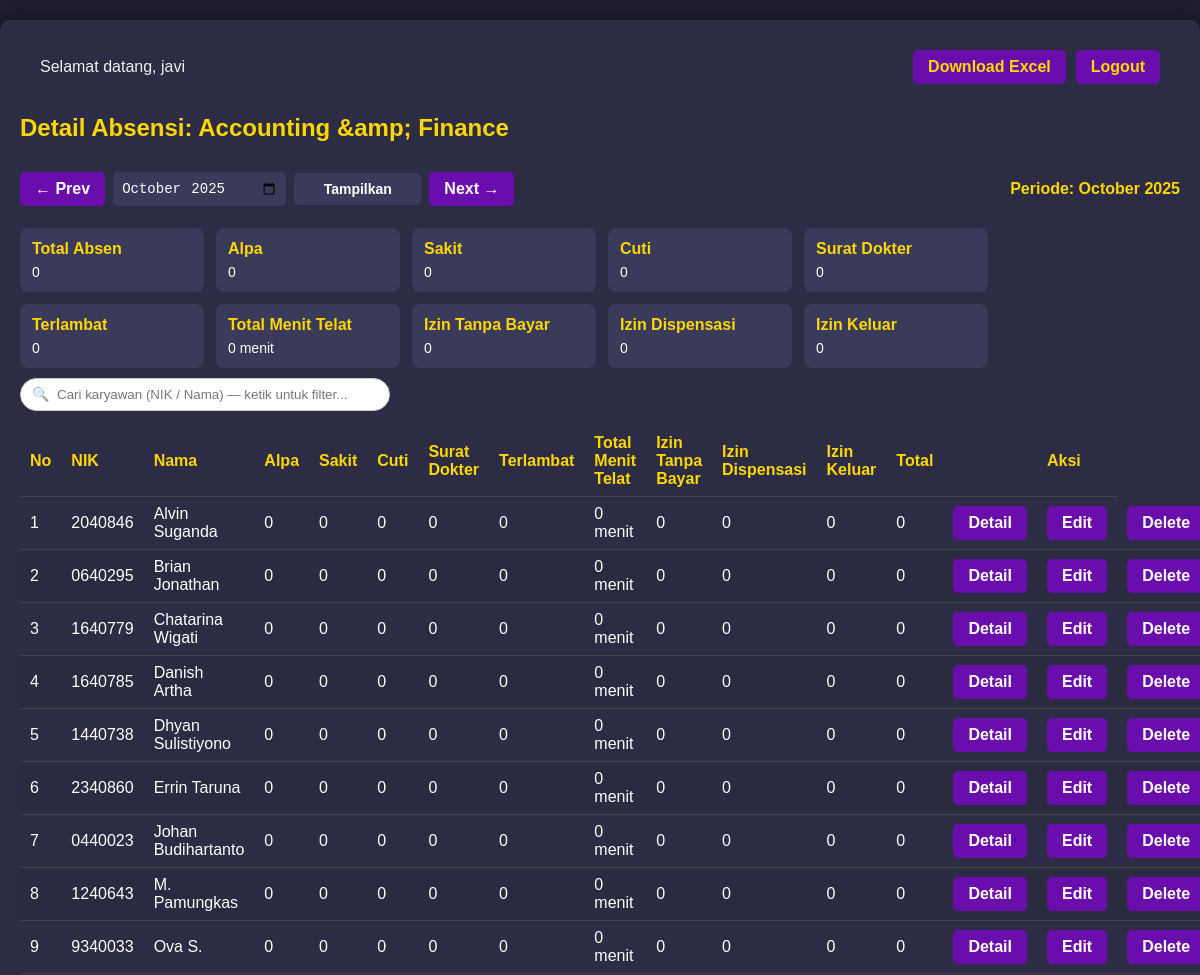
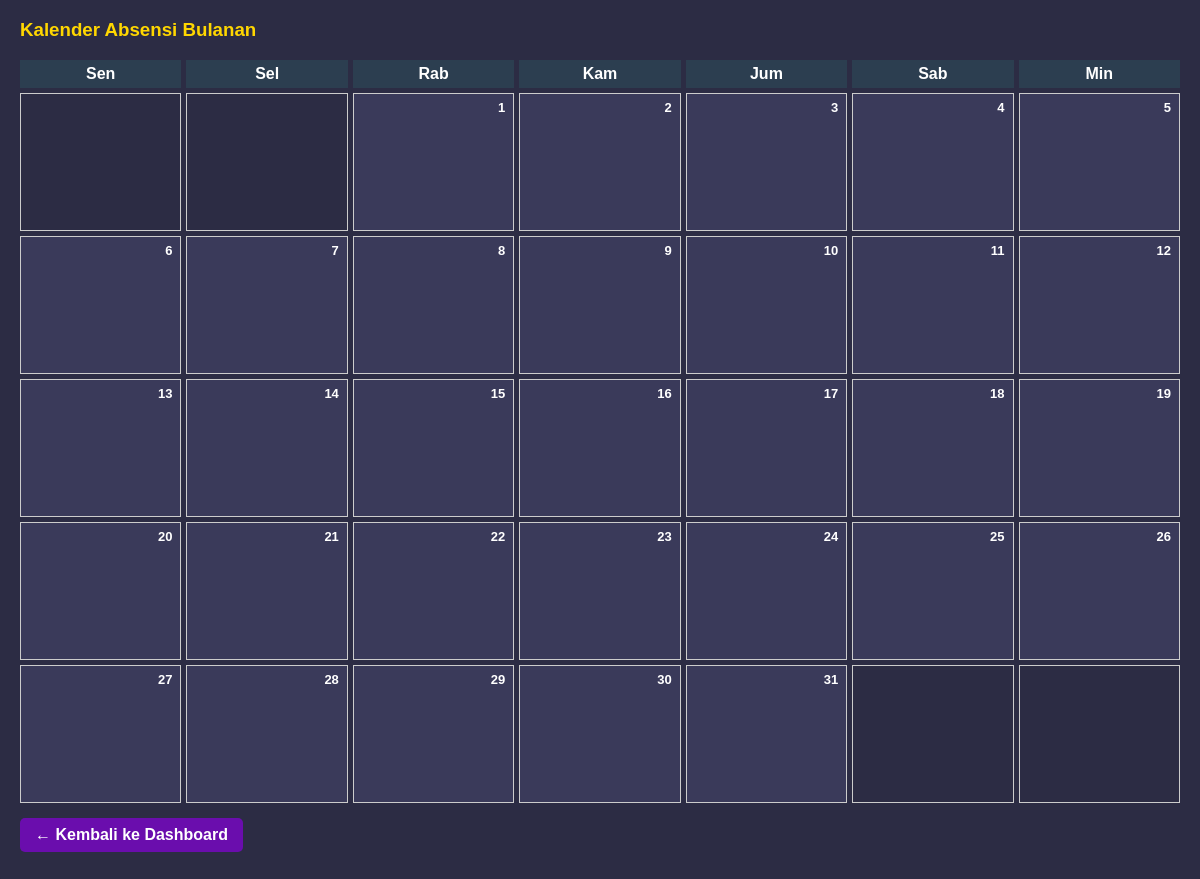
/detail_departemen.php?departemen_id=4&bulan=2025-10 (signed in), run on the app's committed database (2 pictures, top to bottom).
### tables this page shows
CREATE TABLE `departemen` (
  `id` int(11) NOT NULL,
  `nama_departemen` varchar(100) NOT NULL
);

CREATE TABLE `karyawan` (
  `id` int(11) NOT NULL,
  `nik` varchar(20) NOT NULL,
  `nama` varchar(100) NOT NULL,
  `departemen_id` int(11) NOT NULL
);

### detail_departemen.php (the view, shortened to what this page needs)
<?php
include "config/koneksi.php";
$departemen_id = (int) $_GET['departemen_id'];
$filter_bulan = isset($_GET['bulan']) && preg_match('/^\d{4}-\d{2}$/', $_GET['bulan']) ? $_GET['bulan'] : date('Y-m');
$startDate = $filter_bulan . '-01';
$endDate = date('Y-m-t', strtotime($startDate));
function column_exists($conn, $table, $column) {
    $table = mysqli_real_escape_string($conn, $table);
    $column = mysqli_real_escape_string($conn, $column);
    $q = mysqli_query($conn, "SHOW COLUMNS FROM `$table` LIKE '$column'");
    return $q && mysqli_num_rows($q) > 0;
}
$has_menit = column_exists($conn, 'absensi', 'menit_telat');
$depQ = mysqli_query($conn, "SELECT nama_departemen FROM departemen WHERE id = $departemen_id");
$depRow = mysqli_fetch_assoc($depQ);
$nama_departemen = htmlspecialchars($depRow['nama_departemen']);
$sql_summary = "
    SELECT
      k.id,
      k.nik,
      k.nama,
      COALESCE(SUM(a.status = 'Alpa'),0) AS alpa,
      COALESCE(SUM(a.status = 'Izin Tanpa Bayar'),0) AS izin_tanpa_bayar,
      COALESCE(SUM(a.status = 'Sakit'),0) AS sakit,
      COALESCE(SUM(a.status = 'Izin Dispensasi'),0) AS izin_dispensasi,
      COALESCE(SUM(a.status = 'Cuti'),0) AS cuti,
      COALESCE(SUM(a.status = 'Surat Dokter'),0) AS surat_dokter,
      COALESCE(SUM(a.status = 'Terlambat'),0) AS terlambat,
      COALESCE(SUM(a.status = 'Izin Meninggalkan Tempat Kerja'),0) AS izin_keluar,";
if ($has_menit) {
    $sql_summary .= " COALESCE(SUM(a.menit_telat),0) AS total_menit_telat,";
} else {
    $sql_summary .= " 0 AS total_menit_telat,";
}
$sql_summary .= " COALESCE(COUNT(a.id),0) AS total_absen
    FROM karyawan k
    LEFT JOIN absensi a
      ON a.karyawan_id = k.id
      AND a.tanggal BETWEEN '$startDate' AND '$endDate'
    WHERE k.departemen_id = $departemen_id
    GROUP BY k.id
    ORDER BY k.nama ASC
";
$res_summary = mysqli_query($conn, $sql_summary);
$sql_dept_totals = "
    SELECT
      SUM(a.status = 'Alpa') AS alpa,
      SUM(a.status = 'Izin Tanpa Bayar') AS izin_tanpa_bayar,
      SUM(a.status = 'Sakit') AS sakit,
      SUM(a.status = 'Izin Dispensasi') AS izin_dispensasi,
      SUM(a.status = 'Cuti') AS cuti,
      SUM(a.status = 'Surat Dokter') AS surat_dokter,
      SUM(a.status = 'Terlambat') AS terlambat,
      SUM(a.status = 'Izin Meninggalkan Tempat Kerja') AS izin_keluar,";
if ($has_menit) {
    $sql_dept_totals .= " SUM(a.menit_telat) AS total_menit_telat,";
} else {
    $sql_dept_totals .= " 0 AS total_menit_telat,";
}
$sql_dept_totals .= " COUNT(a.id) AS total_absen
    FROM absensi a
    JOIN karyawan k ON a.karyawan_id = k.id
    WHERE k.departemen_id = $departemen_id
      AND a.tanggal BETWEEN '$startDate' AND '$endDate'
";
$res_dept_totals = mysqli_query($conn, $sql_dept_totals);
$dept_totals = $res_dept_totals ? mysqli_fetch_assoc($res_dept_totals) : [];
function prev_month($ym){
    return date('Y-m', strtotime($ym . '-01 -1 month'));
}
function next_month($ym){
    return date('Y-m', strtotime($ym . '-01 +1 month'));
}
?>
<!DOCTYPE html>
<html lang="id">
<head>
<link rel="stylesheet" href="assets/style.css">
</head>
<body>
<div class="container">
    <div class="navbar" style="display:flex; justify-content:space-between; align-items:center;">
        <div>Selamat datang, <?= htmlspecialchars($_SESSION['nama'] ?? '') ?></div>
        <div style="display:flex; gap:10px; align-items:center;">
            <a href="export_departemen_excel.php?departemen_id=<?= $departemen_id ?>&bulan=<?= $filter_bulan ?>" class="btn btn-success">Download Excel</a>
            <a href="logout.php" class="btn btn-danger">Logout</a>
        </div>
    </div>
    <h2>Detail Absensi: <?= htmlspecialchars($nama_departemen) ?></h2>
    <div class="filter-inline">
        <a class="btn" href="detail_departemen.php?departemen_id=<?= $departemen_id ?>&bulan=<?= prev_month($filter_bulan) ?>">&larr; Prev</a>
        <form method="GET" style="display:inline-flex;align-items:center;gap:8px;">
            <input type="month" name="bulan" value="<?= $filter_bulan ?>">
            <button class="btn" type="submit">Tampilkan</button>
        </form>
        <a class="btn" href="detail_departemen.php?departemen_id=<?= $departemen_id ?>&bulan=<?= next_month($filter_bulan) ?>">Next &rarr;</a>
        <div style="margin-left:auto;color:#ffd700;font-weight:bold;">
            Periode: <?= date('F Y', strtotime($startDate)) ?>
        </div>
    </div>
    <div class="row" style="margin-bottom:10px;flex-wrap:wrap;">
        <div class="card"><h4>Total Absen</h4><div class="small"><?= $dept_totals['total_absen'] ?? 0 ?></div></div>
        <div class="card"><h4>Alpa</h4><div class="small"><?= $dept_totals['alpa'] ?? 0 ?></div></div>
        <div class="card"><h4>Sakit</h4><div class="small"><?= $dept_totals['sakit'] ?? 0 ?></div></div>
        <div class="card"><h4>Cuti</h4><div class="small"><?= $dept_totals['cuti'] ?? 0 ?></div></div>
        <div class="card"><h4>Surat Dokter</h4><div class="small"><?= $dept_totals['surat_dokter'] ?? 0 ?></div></div>
        <div class="card"><h4>Terlambat</h4><div class="small"><?= $dept_totals['terlambat'] ?? 0 ?></div></div>
        <div class="card"><h4>Total Menit Telat</h4><div class="small"><?= $dept_totals['total_menit_telat'] ?? 0 ?> menit</div></div>
        <div class="card"><h4>Izin Tanpa Bayar</h4><div class="small"><?= $dept_totals['izin_tanpa_bayar'] ?? 0 ?></div></div>
        <div class="card"><h4>Izin Dispensasi</h4><div class="small"><?= $dept_totals['izin_dispensasi'] ?? 0 ?></div></div>
        <div class="card"><h4>Izin Keluar</h4><div class="small"><?= $dept_totals['izin_keluar'] ?? 0 ?></div></div>
    </div>
    <div class="search-box">
        <input type="text" id="searchInput" placeholder="Cari karyawan (NIK / Nama) — ketik untuk filter...">
    </div>
    <table class="table-list" id="karyawanTable" role="grid" aria-label="Ringkasan karyawan">
        <thead>
            <tr>
                <th>No</th>
                <th>NIK</th>
                <th>Nama</th>
                <th>Alpa</th>
                <th>Sakit</th>
                <th>Cuti</th>
                <th>Surat Dokter</th>
                <th>Terlambat</th>
                <th>Total Menit Telat</th>
                <th>Izin Tanpa Bayar</th>
                <th>Izin Dispensasi</th>
                <th>Izin Keluar</th>
                <th>Total</th>
                <th> </th>
                <th>Aksi</th>
            </tr>
        </thead>
        <tbody>
            <?php
            $no = 1;
            if ($res_summary && mysqli_num_rows($res_summary) > 0):
                mysqli_data_seek($res_summary, 0);
                while ($r = mysqli_fetch_assoc($res_summary)):
            ?>
            <tr>
                <td><?= $no++; ?></td>
                <td><?= htmlspecialchars($r['nik']); ?></td>
                <td><?= htmlspecialchars($r['nama']); ?></td>
                <td><?= (int)$r['alpa']; ?></td>
                <td><?= (int)$r['sakit']; ?></td>
                <td><?= (int)$r['cuti']; ?></td>
                <td><?= (int)$r['surat_dokter']; ?></td>
                <td><?= (int)$r['terlambat']; ?></td>
                <td><?= (int)$r['total_menit_telat']; ?> menit</td>
                <td><?= (int)$r['izin_tanpa_bayar']; ?></td>
                <td><?= (int)$r['izin_dispensasi']; ?></td>
                <td><?= (int)$r['izin_keluar']; ?></td>
                <td><?= (int)$r['total_absen']; ?></td>
                <td>
                    <a class="btn" href="detail_karyawan.php?id=<?= $r['id'] ?>&bulan=<?= $filter_bulan ?>">Detail</a>
                </td>
                <td>
                    <a class="btn btn-warning" href="edit_absensi.php?id=<?= $r['id'] ?>&bulan=<?= $filter_bulan ?>">Edit</a>
                </td>
                <td>
                    <a class="btn btn-danger"
                    href="hapus_karyawan_absensi.php?id=<?= $r['id'] ?>&departemen_id=<?= $departemen_id ?>&bulan=<?= $filter_bulan ?>"
                    onclick="return confirm('Yakin ingin menghapus semua absensi karyawan ini di bulan terpilih?')">Delete</a>
                </td>
            </tr>
            <?php
                endwhile;
            else:
            ?>
            <tr><td colspan="14">Belum ada data karyawan / absensi untuk departemen ini di bulan terpilih.</td></tr>
            <?php endif; ?>
        </tbody>
    </table>
    <h3 style="margin-top:20px;">Kalender Absensi Bulanan</h3>
    <?php
    $firstDay = date('N', strtotime($startDate));
    $hariDalamBulan = date('t', strtotime($startDate));
    echo "<div class='calendar'>";
    $hari = ['Sen','Sel','Rab','Kam','Jum','Sab','Min'];
    foreach ($hari as $h) { echo "<div class='day-header'>{$h}</div>"; }
    for ($i=1; $i<$firstDay; $i++) { echo "<div class='day kosong'></div>"; }
    for ($tgl=1; $tgl<=$hariDalamBulan; $tgl++) {
        echo "<div class='day'>";
        echo "<div class='day-number'>{$tgl}</div>";
        echo "</div>";
    }
    $lastDay = date('N', strtotime($endDate));
    for ($i=$lastDay; $i<7; $i++) { echo "<div class='day kosong'></div>"; }
    echo "</div>";
    ?>
    <p style="margin-top:15px;">
        <a href="dashboard.php" class="btn">← Kembali ke Dashboard</a>
    </p>
</div>
</body>
</html>

### assets/style.css (style rules this page uses)
body { background-color: #1e1e2f; color: #f0f0f0; font-family: Arial, sans-serif; margin: 0; padding: 0; }
.container { max-width: 1200px; margin: 20px auto; padding: 20px; background-color: #2c2c44; border-radius: 10px; box-shadow: 0 0 15px rgba(0,0,0,0.5); }
h1, h2, h3 { color: #ffd700; }
a.btn, button { display: inline-block; padding: 8px 15px; background-color: #6a0dad; color: #fff; text-decoration: none; border-radius: 5px; font-weight: bold; cursor: pointer; }
form input, form select, form textarea, form button { display: block; width: 100%; margin: 10px 0; padding: 8px; border-radius: 5px; border: none; font-size: 14px; background-color: #3a3a5a; color: #fff; }
table { width: 100%; border-collapse: collapse; margin-top: 20px; }
table thead { background-color: #3a3a5a; }
table thead th { padding: 10px; color: #ffd700; text-align: left; }
table tbody tr { border-bottom: 1px solid #444; }
table tbody tr:nth-child(even) { background-color: #2a2a40; }
table tbody td { padding: 10px; }
.navbar { display: flex; justify-content: space-between; align-items: center; background-color: #2c2c44; padding: 10px 20px; border-radius: 10px; margin-bottom: 20px; }
.navbar a { color: #ffd700; text-decoration: none; font-weight: bold; }

### detail_departemen.php (style rules this page uses)
.row { display:flex;gap:12px;flex-wrap:wrap;margin-bottom:12px; }
.card { background:#3a3a5a;padding:12px;border-radius:8px;min-width:160px; }
.card h4 { margin:0 0 6px;color:#ffd700 }
.small { font-size:14px;color:#fff }
.filter-inline { display:flex;gap:8px;align-items:center;margin-bottom:12px }
.filter-inline input[type="month"] { width:200px }
.search-box { margin: 10px 0 15px; position: relative; width: 320px; }
.search-box input { width: 100%; padding: 8px 12px 8px 36px; border-radius: 20px; border:1px solid #ccc; outline:none; transition:0.2s; }
.search-box::before { content:"🔍"; position:absolute; left:12px; top:50%; transform:translateY(-50%); font-size:14px; opacity:0.6; pointer-events:none; }
.table-list { width:100%; border-collapse:collapse; margin-top:8px; }
.table-list th, .table-list td { padding:8px 10px; border-bottom:1px solid #444; color:#fff; text-align:left; }
.table-list th { background:#2c2c44; color:#ffd700; }
.calendar { display: grid; grid-template-columns: repeat(7, 1fr); gap: 5px; margin-top:12px; }
.day-header { font-weight: bold; text-align: center; background:#2c3e50; color:#fff; padding:5px; }
.day { border:1px solid #ccc; min-height:120px; padding:8px; font-size:13px; position:relative; background:#3a3a5a; color:#fff; overflow:hidden; }
.day-number { font-weight:bold; position:absolute; top:6px; right:8px; font-size:13px; color:#fff; }
.kosong { color:#aaa; background:#2c2c44; }

### data on the page
departemen: nama_departemen "Accounting &amp; Finance"
karyawan: nik "2040846", nama "Alvin Suganda", alpa "0", sakit "0", cuti "0", surat_dokter "0", terlambat "0", total_menit_telat "0", izin_tanpa_bayar "0", izin_dispensasi "0", izin_keluar "0", total_absen "0"
karyawan: nik "0640295", nama "Brian Jonathan", alpa "0", sakit "0", cuti "0", surat_dokter "0", terlambat "0", total_menit_telat "0", izin_tanpa_bayar "0", izin_dispensasi "0", izin_keluar "0", total_absen "0"
karyawan: nik "1640779", nama "Chatarina Wigati", alpa "0", sakit "0", cuti "0", surat_dokter "0", terlambat "0", total_menit_telat "0", izin_tanpa_bayar "0", izin_dispensasi "0", izin_keluar "0", total_absen "0"
karyawan: nik "1640785", nama "Danish Artha", alpa "0", sakit "0", cuti "0", surat_dokter "0", terlambat "0", total_menit_telat "0", izin_tanpa_bayar "0", izin_dispensasi "0", izin_keluar "0", total_absen "0"
karyawan: nik "1440738", nama "Dhyan Sulistiyono", alpa "0", sakit "0", cuti "0", surat_dokter "0", terlambat "0", total_menit_telat "0", izin_tanpa_bayar "0", izin_dispensasi "0", izin_keluar "0", total_absen "0"
karyawan: nik "2340860", nama "Errin Taruna", alpa "0", sakit "0", cuti "0", surat_dokter "0", terlambat "0", total_menit_telat "0", izin_tanpa_bayar "0", izin_dispensasi "0", izin_keluar "0", total_absen "0"
karyawan: nik "0440023", nama "Johan Budihartanto", alpa "0", sakit "0", cuti "0", surat_dokter "0", terlambat "0", total_menit_telat "0", izin_tanpa_bayar "0", izin_dispensasi "0", izin_keluar "0", total_absen "0"
karyawan: nik "1240643", nama "M. Pamungkas", alpa "0", sakit "0", cuti "0", surat_dokter "0", terlambat "0", total_menit_telat "0", izin_tanpa_bayar "0", izin_dispensasi "0", izin_keluar "0", total_absen "0"
karyawan: nik "9340033", nama "Ova S.", alpa "0", sakit "0", cuti "0", surat_dokter "0", terlambat "0", total_menit_telat "0", izin_tanpa_bayar "0", izin_dispensasi "0", izin_keluar "0", total_absen "0"

### other printed values
$_SESSION['nama'] "javi"
date('F Y', strtotime($startDate)) "October 2025"
$dept_totals['total_absen'] "0"
$dept_totals['alpa'] "0"
$dept_totals['sakit'] "0"
$dept_totals['cuti'] "0"
$dept_totals['surat_dokter'] "0"
$dept_totals['terlambat'] "0"
$dept_totals['total_menit_telat'] "0"
$dept_totals['izin_tanpa_bayar'] "0"
$dept_totals['izin_dispensasi'] "0"
$dept_totals['izin_keluar'] "0"
$h "Sen"
$h "Sel"
$h "Rab"
